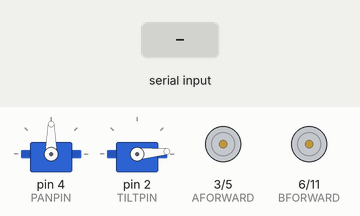
A sketch run on a simulated Arduino Uno, built with avr-gcc and run on an emulated ATmega328P. Shown: 2 × servo, motor-driver pin pairs drawn as motors (green arrow = first pin HIGH = forward, orange = second pin HIGH = backward, longer = more drive). The inputs (shaded band) are chosen by the test bench. What the sketch prints to the serial monitor is not drawn.

Above: at 0.01 s.
At 1.35 s:
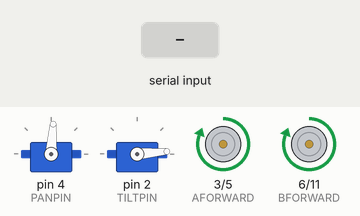
1.4 s: byte 30 received over Serial
At 1.85 s:
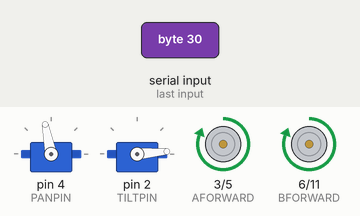
Timing chart, 0 to 13.4 s (numbered marks = the images above; inputs shaded):
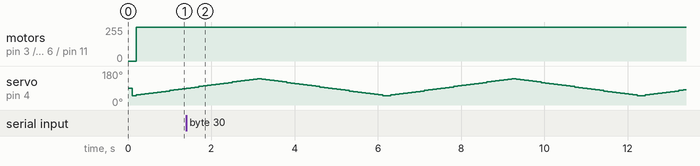

The sketch:

geoff.ino
```cpp
/*
 *Charles Sedgwick
 *This program combines panning with distance sensing
 * Hardware:
 * - Arduino Uno R3
 * - cmdr shield by solarbotics
 * - dfrobot URM37 V4.0 Ultrasonic Sensor
 * - rover 5 robot platform
 * - 5 AA battery pack
 * - 1 servo
 */

#include <Servo.h>

#define ABACKWARD 5
#define AFORWARD 3
#define BFORWARD 6
#define BBACKWARD 11

#define MOTIONPIN 7
#define BUZPIN 9
#define TOUCHPIN 8
#define LINEPIN 10
#define PANPIN 4
#define TILTPIN 2
#define DELAY 100

int posTilt = 5;
int posPan = 90;
int object = 0;
int numTones = 3;

uint8_t EnDistCmd[4]={0x22, 0x00, 0x00, 0x22};    // Distance measure command
uint8_t DistData[4];
unsigned int DistValue=0;

//Function prototypes
uint16_t get_gp2d12 (uint16_t value);
void stopMotors();
void backward();
void forward();
void turnRight();
void turnLeft();

Servo pan;
Servo tilt;

void setup(){

   Serial.begin (9600);
   pinMode(AFORWARD, OUTPUT);
   pinMode(ABACKWARD, OUTPUT);
   pinMode(BFORWARD, OUTPUT);
   pinMode(BBACKWARD, OUTPUT);

   pan.attach(PANPIN);
   tilt.attach(TILTPIN);

   tilt.write(posTilt);
   pan.write(posPan);

   delay(DELAY);
}

/*************Main Loop*********************/
void loop(){
  int dist = 0;
  int i;

  for( i = 50; i < 140; i+=3 )
  {
    pan.write( i );
    dist = SerialCmd();
    while ( dist > 0 && dist <= 15)
    {
      dist = SerialCmd();
      backward();
      delay(500);
      turnRight();
      delay(500);
    }
    forward();
  }

  for( ; i >= 50; i-=3 )
  {
    pan.write( i );
    dist = SerialCmd();
    while ( dist > 0 && dist <= 15 )
    {
      dist = SerialCmd();
      backward();
      delay(500);
      turnRight();
      delay(500);
    }
    forward();
  }
}

//Helper Definitions

uint16_t get_gp2d12 (uint16_t value) {
    if (value < 10) value = 10;
    return ((6787.0 / (value - 3.0)) - 4.0);
}

int SerialCmd()
{
   int i;
   for(i = 0;i < 4;i++){
    Serial.write(EnDistCmd[i]);
   }

   if (Serial.available() == 0 )
   {
     Serial.println( "no data" );
     delay( DELAY );
     return 0;
   }

  while (Serial.available() > 0)  //if serial receive any data
  {
     for(i = 0;i < 4;i++){
       DistData[i] = Serial.read();
     }
     DistValue = DistData[1]<<8;
     DistValue = DistValue+DistData[2];
     if(DistValue>=45000){              // the reading is invalid.
       Serial.println("Invalid");
       delay( DELAY );
       return 0;
     }
     else{
      Serial.print("Distance=");
      Serial.print(DistValue);
      Serial.println("cm");
      delay( DELAY );
      return DistValue;
     }
  }
}

 /* stopMotors()
  * args: none
  * stops both motors by sending LOW along bnoth pins for each motor.
  */
void stopMotors(){
   digitalWrite(ABACKWARD, LOW);
   digitalWrite(AFORWARD, LOW);
   digitalWrite(BBACKWARD, LOW);
   digitalWrite(BFORWARD, LOW);
}

 /* backward(...)
  * args:
  * sets both motors to reverse for a given length of time
  */
void backward(){
   digitalWrite(AFORWARD, LOW);
   digitalWrite(ABACKWARD, HIGH);

   digitalWrite(BFORWARD, LOW);
   digitalWrite(BBACKWARD, HIGH);
 }


   /* forward(...)
  * args:
  * sets both motors to move forward for the given time
  */
void forward(){
   digitalWrite(AFORWARD, HIGH);
   digitalWrite(ABACKWARD, LOW);

   digitalWrite(BFORWARD, HIGH);
   digitalWrite(BBACKWARD, LOW);
}

/* Using PWM allows you to slow your motors down via software
pulsing commands. Leave one pin high (or low), and pulse the other to
vary the speed. Learn about this feature by using the Arduino command
AnalogWrite. Check out the Arduino IDE example code “0.3Analog ->
Fading” sketch to help you out.
*/

void turnRight(){
   digitalWrite(AFORWARD, LOW);
   digitalWrite(ABACKWARD, LOW);

   digitalWrite(BFORWARD, HIGH);
   digitalWrite(BBACKWARD, LOW);
}

void turnLeft(){
   digitalWrite(AFORWARD, HIGH);
   digitalWrite(ABACKWARD, LOW);

   digitalWrite(BFORWARD, LOW);
   digitalWrite(BBACKWARD, LOW);
}
```
